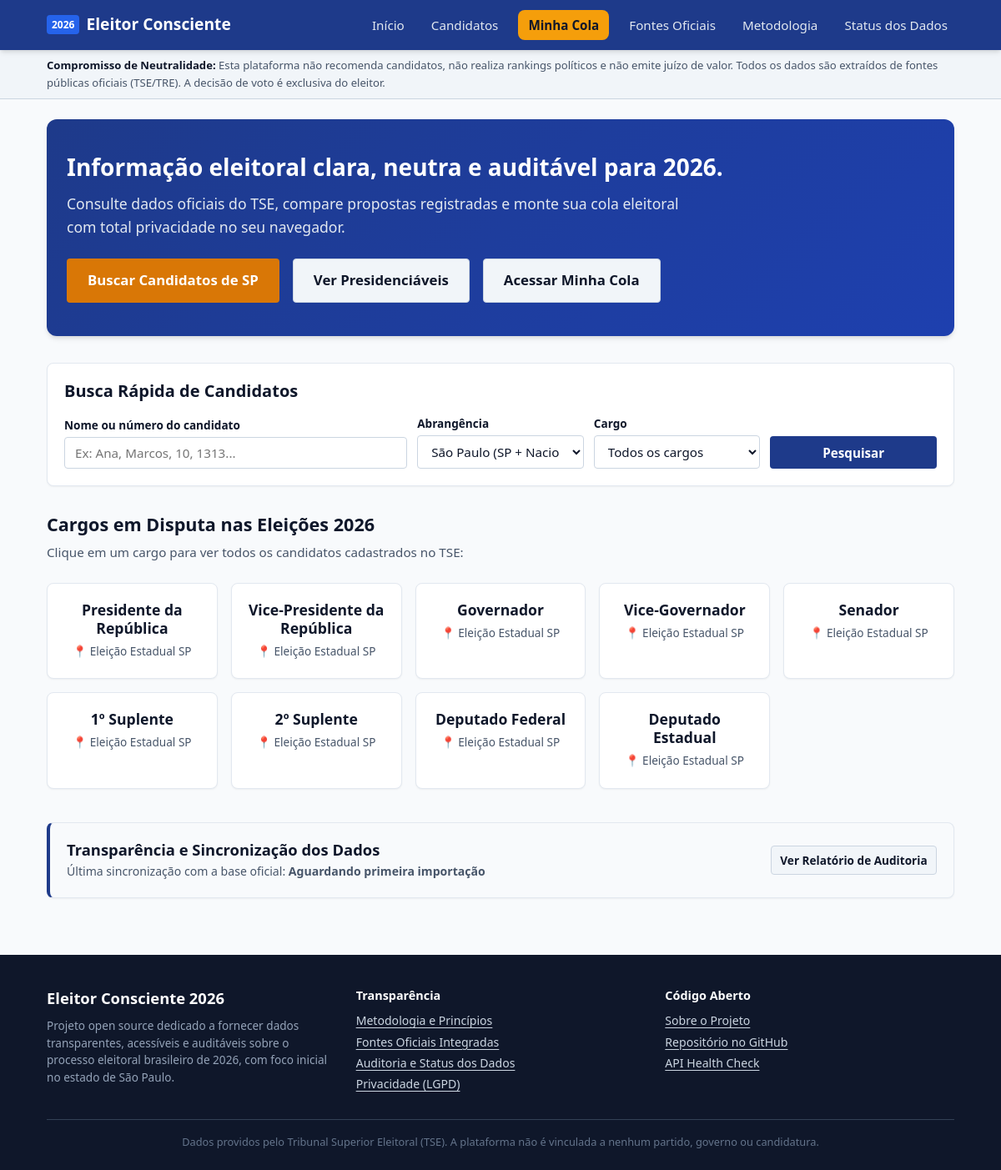
The page / on the database its author committed.
### tables this page shows
CREATE TABLE IF NOT EXISTS offices (
    id INT AUTO_INCREMENT PRIMARY KEY,
    code VARCHAR(50) NOT NULL UNIQUE,
    name VARCHAR(100) NOT NULL,
    level VARCHAR(50) NOT NULL,
    created_at TIMESTAMP DEFAULT CURRENT_TIMESTAMP,
    updated_at TIMESTAMP DEFAULT CURRENT_TIMESTAMP ON UPDATE CURRENT_TIMESTAMP
);

### src/Support/View.php (called while the page is built, shortened)
<?php
class View
{
    private static string $basePath = __DIR__ . '/../../views/';
    public static function render(string $template, array $data = []): string
    {
        $file = self::$basePath . $template . '.php';
        extract($data);
        require $file;
        return ob_get_clean();
    }
}

### src/Domain/Web/WebController.php (called while the page is built, shortened)
<?php
class WebController
{
    public function home(Request $request): void
    {
        $pdo = Connection::get();
        $offices = $pdo->query("SELECT id, code, name FROM offices ORDER BY id ASC")->fetchAll();
        $lastUpdate = $pdo->query("SELECT MAX(finished_at) AS last_dt FROM data_imports WHERE status IN ('completed', 'partial')")->fetchColumn();
        $html = View::render('home', [
            'offices' => $offices,
            'lastUpdate' => $lastUpdate ?: 'Aguardando primeira importação'
        ]);
    }
}

### public/index.php (called while the page is built, shortened)
<?php
try {
    $request = new Request();
    $router = new Router();
    $router->dispatch($request);
} catch (Throwable $e) {
    error_log("Unhandled Application Exception: " . $e->getMessage() . " in " . $e->getFile() . ":" . $e->getLine());
    \App\Support\Logger::error("Exceção não tratada: " . $e->getMessage(), ['file' => $e->getFile(), 'line' => $e->getLine()], 'app');
    $debug = Env::get('APP_DEBUG', false);
    $uri = $_SERVER['REQUEST_URI'] ?? '/';
    if (str_starts_with($uri, '/api/')) {
        $msg = $debug ? $e->getMessage() : 'Ocorreu um erro interno no servidor.';
        Response::error('SERVER_ERROR', $msg, $debug ? ['file' => $e->getFile(), 'line' => $e->getLine()] : [], 500);
    } else {
        http_response_code(500);
        if ($debug) {
            echo "<h1>Erro 500</h1><p>" . htmlspecialchars($e->getMessage()) . "</p><pre>" . htmlspecialchars($e->getTraceAsString()) . "</pre>";
        } else {
            echo "<h1>Erro 500</h1><p>Ocorreu uma instabilidade temporária. Por favor, tente novamente em instantes.</p>";
        }
    }
}

### src/Config/Env.php (called while the page is built, shortened)
<?php
class Env
{
    public static function get(string $key, mixed $default = null): mixed
    {
        $val = getenv($key);
        return $val;
    }
}

### src/Support/Sanitizer.php (called while the page is built, shortened)
<?php
class Sanitizer
{
    public static function escape(?string $value): string
    {
        return htmlspecialchars($value, ENT_QUOTES | ENT_SUBSTITUTE, 'UTF-8');
    }
}

### src/Http/Request.php (called while the page is built, shortened)
<?php
class Request
{
    private string $uri;
    public function __construct()
    {
        $requestUri = $_SERVER['REQUEST_URI'] ?? '/';
        $parts = explode('?', $requestUri, 2);
        $this->uri = '/' . trim($parts[0], '/');
    }
    public function getUri(): string
    {
        return $this->uri;
    }
}

### views/home.php (the view, shortened to what this page needs)
<?php
require __DIR__ . '/layout/header.php';
?>
<section class="hero">
    <h1>Informação eleitoral clara, neutra e auditável para 2026.</h1>
    <p>Consulte dados oficiais do TSE, compare propostas registradas e monte sua cola eleitoral com total privacidade no seu navegador.</p>
    <div style="margin-top: 1.5rem; display: flex; gap: 1rem; flex-wrap: wrap;">
        <a href="/candidatos?state_code=SP" class="btn btn-accent" style="font-size: 1.05rem; padding: 0.75rem 1.5rem;">Buscar Candidatos de SP</a>
        <a href="/candidatos?office=PRESIDENTE" class="btn btn-secondary" style="font-size: 1.05rem; padding: 0.75rem 1.5rem;">Ver Presidenciáveis</a>
        <a href="/cola-eleitoral" class="btn btn-secondary" style="font-size: 1.05rem; padding: 0.75rem 1.5rem;">Acessar Minha Cola</a>
    </div>
</section>
<div class="card" style="margin-bottom: 2rem;">
    <h2 style="font-size: 1.25rem; margin-bottom: 1rem;">Busca Rápida de Candidatos</h2>
    <form action="/candidatos" method="GET" class="filters-form">
        <div class="form-group" style="grid-column: span 2;">
            <label for="search-name">Nome ou número do candidato</label>
            <input type="text" id="search-name" name="name" class="form-control" placeholder="Ex: Ana, Marcos, 10, 1313...">
        </div>
        <div class="form-group">
            <label for="search-state">Abrangência</label>
            <select id="search-state" name="state_code" class="form-control">
                <option value="SP" selected>São Paulo (SP + Nacional)</option>
            </select>
        </div>
        <div class="form-group">
            <label for="search-office">Cargo</label>
            <select id="search-office" name="office" class="form-control">
                <option value="">Todos os cargos</option>
            </select>
        </div>
        <div>
            <button type="submit" class="btn btn-primary" style="width: 100%;">Pesquisar</button>
        </div>
    </form>
</div>
<section style="margin-bottom: 2.5rem;">
    <h2>Cargos em Disputa nas Eleições 2026</h2>
    <p style="color: var(--text-muted); font-size: 0.95rem;">Clique em um cargo para ver todos os candidatos cadastrados no TSE:</p>
    <div class="offices-grid">
        <?php foreach ($offices as $off): ?>
            <?php
            $isNacional = isset($off['level']) && $off['level'] === 'FEDERAL';
            $officeLink = $isNacional
                ? '/candidatos?office=' . urlencode($off['code'])
                : '/candidatos?office=' . urlencode($off['code']) . '&state_code=SP';
            ?>
            <a href="<?= $officeLink ?>" class="office-card">
                <h3><?= $e($off['name']) ?></h3>
                <span><?= $e($isNacional ? '🇧🇷 Eleição Federal' : '📍 Eleição Estadual SP') ?></span>
            </a>
        <?php endforeach; ?>
    </div>
</section>
<div class="card" style="background-color: #f8fafc; border-left: 4px solid var(--primary);">
    <div style="display: flex; justify-content: space-between; align-items: center; flex-wrap: wrap; gap: 1rem;">
        <div>
            <h3 style="margin-bottom: 0.25rem;">Transparência e Sincronização dos Dados</h3>
            <p style="margin: 0; font-size: 0.88rem; color: var(--text-muted);">
                Última sincronização com a base oficial: <strong><?= $e($lastUpdate) ?></strong>
            </p>
        </div>
        <div>
            <a href="/status" class="btn btn-sm btn-secondary">Ver Relatório de Auditoria</a>
        </div>
    </div>
</div>
<?php require __DIR__ . '/layout/footer.php'; ?>

### views/layout/header.php (shortened to what this page needs)
<!DOCTYPE html>
<html lang="pt-BR">
<head>
    <link rel="stylesheet" href="/assets/css/main.css">
</head>
<body>
    <header class="site-header">
        <div class="container">
            <a href="/" class="brand-link">
                <span class="brand-badge">2026</span> Eleitor Consciente
            </a>
            <nav class="main-nav" aria-label="Navegação Principal">
                <a href="/">Início</a>
                <a href="/candidatos">Candidatos</a>
                <a href="/cola-eleitoral" class="nav-cola-btn">Minha Cola<span id="nav-cola-count"></span></a>
                <a href="/fontes">Fontes Oficiais</a>
                <a href="/metodologia">Metodologia</a>
                <a href="/status">Status dos Dados</a>
            </nav>
        </div>
    </header>
    <div class="neutrality-banner">
        <div class="container">
            <strong>Compromisso de Neutralidade:</strong> Esta plataforma não recomenda candidatos, não realiza rankings políticos e não emite juízo de valor. Todos os dados são extraídos de fontes públicas oficiais (TSE/TRE). A decisão de voto é exclusiva do eleitor.
        </div>
    </div>
    <main class="main-content">
        <div class="container">

### views/layout/footer.php (shortened to what this page needs)
        </div>
    </main>
    <footer class="site-footer">
        <div class="container">
            <div class="footer-grid">
                <div>
                    <h3 style="color:#ffffff; margin-bottom:0.75rem;">Eleitor Consciente 2026</h3>
                    <p style="font-size:0.85rem; line-height:1.5;">
                        Projeto open source dedicado a fornecer dados transparentes, acessíveis e auditáveis sobre o processo eleitoral brasileiro de 2026, com foco inicial no estado de São Paulo.
                    </p>
                </div>
                <div>
                    <h4 style="color:#ffffff; margin-bottom:0.5rem;">Transparência</h4>
                    <ul style="list-style:none; line-height:1.8; font-size:0.88rem;">
                        <li><a href="/metodologia">Metodologia e Princípios</a></li>
                        <li><a href="/fontes">Fontes Oficiais Integradas</a></li>
                        <li><a href="/status">Auditoria e Status dos Dados</a></li>
                        <li><a href="/privacidade">Privacidade (LGPD)</a></li>
                    </ul>
                </div>
                <div>
                    <h4 style="color:#ffffff; margin-bottom:0.5rem;">Código Aberto</h4>
                    <ul style="list-style:none; line-height:1.8; font-size:0.88rem;">
                        <li><a href="/sobre">Sobre o Projeto</a></li>
                        <li><a href="https://github.com/robsonamendonca/EleitorConsciente2026" target="_blank" rel="noopener noreferrer">Repositório no GitHub</a></li>
                        <li><a href="/api/v1/health">API Health Check</a></li>
                    </ul>
                </div>
            </div>
            <div style="border-top:1px solid #334155; padding-top:1rem; font-size:0.8rem; text-align:center; color:#64748b;">
                Dados providos pelo Tribunal Superior Eleitoral (TSE). A plataforma não é vinculada a nenhum partido, governo ou candidatura.
            </div>
        </div>
    </footer>
</body>
</html>

### src/Http/Router.php (shortened to what this page needs)
<?php
class Router
{
    private array $routes = [];
    public function addRoute(string $method, string $path, callable|array $handler): void
    {
        $this->routes[] = [
            'method' => strtoupper($method),
            'path' => '/' . trim($path, '/'),
            'handler' => $handler
        ];
    }
    public function dispatch(Request $request): void
    {
        $method = $request->getMethod();
        $uri = $request->getUri();
        foreach ($this->routes as $route) {
            if ($route['method'] !== $method) {
                continue;
            }
            $pattern = preg_replace('/\{([a-zA-Z0-9_]+)\}/', '(?P<$1>[^/]+)', $route['path']);
            $pattern = '#^' . $pattern . '$#';
            if (preg_match($pattern, $uri, $matches)) {
                $params = array_filter($matches, fn($key) => !is_numeric($key), ARRAY_FILTER_USE_KEY);
                $handler = $route['handler'];
                if (is_array($handler)) {
                    [$class, $action] = $handler;
                    $controller = new $class();
                    $controller->$action($request, ...array_values($params));
                    return;
                }
            }
        }
    }
}

### src/Http/Response.php (shortened to what this page needs)
<?php
class Response
{
    public static function html(string $html, int $statusCode = 200): void
    {
        echo $html;
        exit;
    }
}

### rows shown on the page
offices: name "Presidente da República", isNacional "📍 Eleição Estadual SP"
offices: name "Vice-Presidente da República", isNacional "📍 Eleição Estadual SP"
offices: name "Governador", isNacional "📍 Eleição Estadual SP"
offices: name "Vice-Governador", isNacional "📍 Eleição Estadual SP"
offices: name "Senador", isNacional "📍 Eleição Estadual SP"
offices: name "1º Suplente", isNacional "📍 Eleição Estadual SP"
offices: name "2º Suplente", isNacional "📍 Eleição Estadual SP"
offices: name "Deputado Federal", isNacional "📍 Eleição Estadual SP"
offices: name "Deputado Estadual", isNacional "📍 Eleição Estadual SP"

### other values the page prints
$e($lastUpdate) "Aguardando primeira importação"
